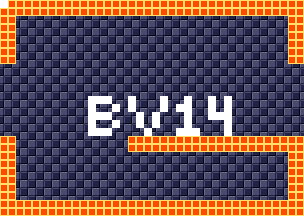

Tiled map render using the project's own tile images. Description and the map definition, with tile-layer contents summarised, below:
An orthogonal 38x27 tile map with 8x8 px tiles, 4 tile layers (background, foreground, room numbers, Objects), 15 tilesets.

<map version="1.5" tiledversion="1.7.1" orientation="orthogonal" renderorder="right-down" width="38" height="27" tilewidth="8" tileheight="8" infinite="0" nextlayerid="11" nextobjectid="1">
 <tileset firstgid="1" source="tilesheets/tsKarniMata.tsx" />
 <tileset firstgid="1025" source="tilesheets/tsVoodooWasp.tsx" />
 <tileset firstgid="2049" source="tilesheets/tsBurial.tsx" />
 <tileset firstgid="3073" source="tilesheets/tsBlueTemple.tsx" />
 <tileset firstgid="4097" source="tilesheets/tsGoddess.tsx" />
 <tileset firstgid="5121" source="tilesheets/tsKonark.tsx" />
 <tileset firstgid="6145" name="sEnemies" tilewidth="8" tileheight="8" tilecount="1024" columns="32">
  <image source="../grapx/tilesheets/sObjects.bmp" trans="ff94ff" width="256" height="256" />
 </tileset>
 <tileset firstgid="7169" source="tilesheets/tsIceTemple.tsx" />
 <tileset firstgid="8193" source="tilesheets/tsLavaArea.tsx" />
 <tileset firstgid="9217" source="tilesheets/tsBossArea.tsx" />
 <tileset firstgid="10241" source="tilesheets/tsPegu.tsx" />
 <tileset firstgid="11265" source="tilesheets/sTiwanakuTemple.tsx" />
 <tileset firstgid="12289" source="tilesheets/sIndraTemple.tsx" />
 <tileset firstgid="13313" source="tilesheets/sTeleport.tsx" />
 <tileset firstgid="14337" source="tilesheets/sObjects.tsx" />
 <layer id="2" name="background" width="38" height="27">
  <data>[1026 cells, 1026 non-empty, 2 distinct tile ids]</data>
 </layer>
 <layer id="1" name="foreground" width="38" height="27">
  <data>[1026 cells, 248 non-empty, 1 distinct tile ids]</data>
 </layer>
 <layer id="7" name="room numbers" width="38" height="27">
  <data>[1026 cells, 40 non-empty, 1 distinct tile ids]</data>
 </layer>
 <layer id="10" name="Objects" width="38" height="27">
  <data>[1026 cells, 0 non-empty, 0 distinct tile ids]</data>
 </layer>
</map>
